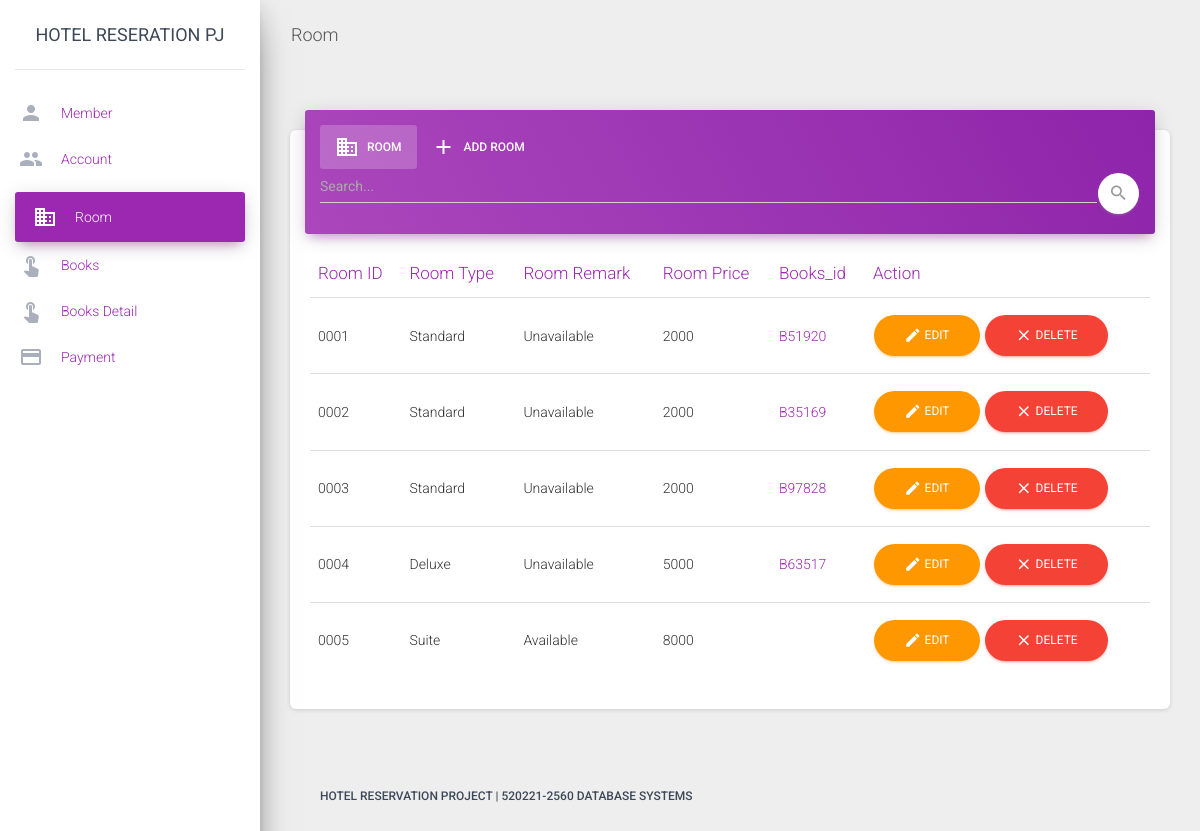
Page /admin/?p=room (signed in) on the committed database.
### tables this page shows
CREATE TABLE `room` (
  `Room_id` char(4) NOT NULL,
  `Room_type` char(3) DEFAULT NULL,
  `Room_remark` char(1) DEFAULT NULL,
  `Room_price` float DEFAULT NULL,
  `Books_id` char(6) DEFAULT NULL
);

### admin/room.php (the view, shortened to what this page needs)
<nav class="navbar navbar-expand-lg navbar-transparent navbar-absolute fixed-top ">
       <div class="container-fluid">
         <div class="navbar-wrapper">
           <a class="navbar-brand" href="javascript:;">Room</a>
         </div>
       </div>
     </nav>
     <?php if($_GET["add"] != "" ) {
       include("room_add.php");
     }elseif($_GET["edit"] != "" ){
       include("room_edit.php");
     }elseif($_GET["del"] != "" ) {
       include("room_del.php");
     }else{ ?>
     <div class="content">
       <div class="container-fluid">
       <?php
           if ($_POST["button"] == "search"){
               $sql = "SELECT * FROM room WHERE Room_id like '%". $_POST['searchTXT'] . "%'
               OR Room_type like '%". $_POST['searchTXT'] . "%'
               OR Room_remark like '%". $_POST['searchTXT'] . "%'
               OR Room_price like '%". $_POST['searchTXT'] . "%'
               OR Books_id like '%". $_POST['searchTXT'] . "%'" ;
           }else{
           $sql = "SELECT * FROM room";
           }
           $result = $conn->query($sql);
       ?>
         <div class="row">
           <div class="col-md-12">
             <div class="card">
             <div class="card-header card-header-tabs card-header-primary">
                 <div class="nav-tabs-navigation">
                   <div class="nav-tabs-wrapper">
                     <ul class="nav nav-tabs" data-tabs="tabs">
                       <li class="nav-item">
                         <a class="nav-link active show" href="?p=room" data-toggle="tab">
                           <i class="material-icons">domain</i> Room
                           <div class="ripple-container"></div>
                         <div class="ripple-container"></div></a>
                       </li>
                       <li class="nav-item">
                         <a class="nav-link" href="?p=room&add=1" data-toggle="tab">
                           <i class="material-icons">add</i> Add Room
                           <div class="ripple-container"></div>
                         <div class="ripple-container"></div></a>
                       </li>
                     </ul>
                     <form class="navbar-form" method="post">
                     <div class="input-group no-border">
                       <input type="text" name="searchTXT" class="form-control" placeholder="Search...">
                       <button type="submit"  action="<?php echo $_SERVER['PHP_SELF'];?>" name="button" value="search" class="btn btn-white btn-round btn-just-icon">
                         <i class="material-icons">search</i>
                         <div class="ripple-container"></div>
                       </button>
                     </div>
                   </form>
                   </div>
                 </div>
               </div>
               <div class="card-body">
                 <div class="table-responsive">
                   <table class="table">
                     <thead class=" text-primary">
                       <th>
                       Room ID
                       </th>
                       <th>
                        Room Type
                       </th>
                       <th>
                         Room Remark
                       </th>
                       <th>
                         Room Price
                       </th>
                       <th>
                        Books_id
                       </th>
                       <th>
                         Action
                       </th>
                     </thead>
                     <tbody>
                     <?php while($row = $result->fetch_array()) {
                       if($row["Room_type"] == "STD"){
                         $room_type = "Standard";
                       }elseif($row["Room_type"] == "DEL"){
                         $room_type = "Deluxe";
                       }elseif($row["Room_type"] == "SUI"){
                         $room_type = "Suite";
                       }
                       if($row["Room_remark"]=="0"){
                         $roow_remark = "Available";
                       }else{
                         $roow_remark = "Unavailable";
                       }
                     ?>
                       <tr>
                         <td>
                           <?php echo $row["Room_id"];?>
                         </td>
                         <td>
                         <?php echo $room_type ?>
                         </td>
                         <td>
                           <?php echo  $roow_remark ?>
                         </td>
                         <td>
                           <?php echo $row["Room_price"] ?>
                         </td>
                         <td class="text-primary">
                            <a href="?p=books&edit=<?php echo $row["Books_id"] ?>"><?php echo $row["Books_id"] ?></a>
                         </td>
                         <td class="text-primary">
                         <a target="" href="?p=room&edit=<?=$row['Room_id'];?>" class="btn btn-round btn-fill btn-warning"><i class="material-icons">edit</i> Edit<div class="ripple-container"></div></a>
                         <a target="" href="?p=room&del=<?=$row['Room_id'];?>" class="btn btn-round btn-fill btn-danger"><i class="material-icons">clear</i> Delete<div class="ripple-container"></div></a>
                         </td>
                       </tr>
                       <?php } ?>
                     </tbody>
                   </table>
                 </div>
               </div>
             </div>
           </div>
           <?php }?>
       </div>
     </div>
     <footer class="footer">
       <div class="container-fluid">

### rows in the picture
room: Room_id "0001", Room_type "Standard", Room_remark "Unavailable", Room_price "2000", Books "B51920"
room: Room_id "0002", Room_type "Standard", Room_remark "Unavailable", Room_price "2000", Books "B35169"
room: Room_id "0003", Room_type "Standard", Room_remark "Unavailable", Room_price "2000", Books "B97828"
room: Room_id "0004", Room_type "Deluxe", Room_remark "Unavailable", Room_price "5000", Books "B63517"
room: Room_id "0005", Room_type "Suite", Room_remark "Available", Room_price "8000"
